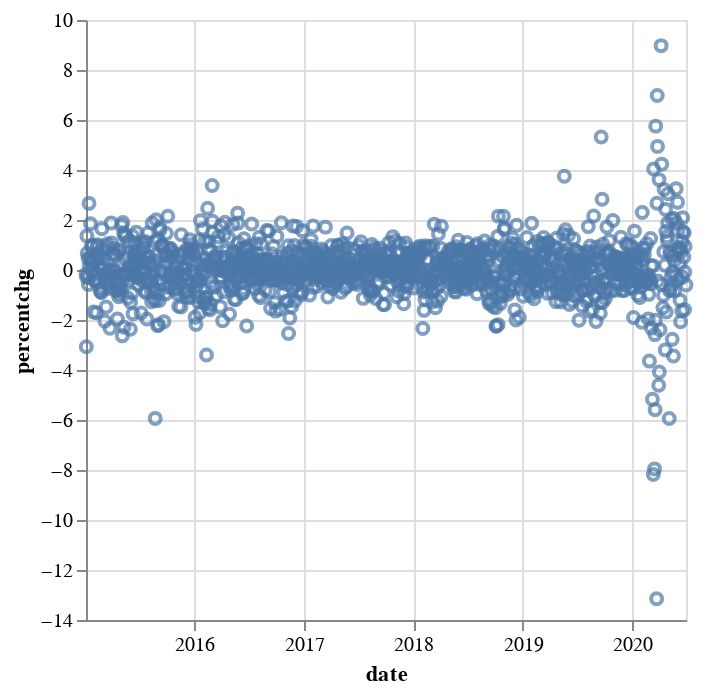

Notebook cell for this chart:
### Code cell
alt.Chart(altdata_closepercentchg2).mark_point().encode(
    x='date',
    y='percentchg'
)

### Figure 1 — Vega-Lite specification as saved in the notebook (floating-point values rounded to 4 significant figures; data arrays with more than 128 entries replaced by an {"elided": "..."} marker saying what was removed)
{"config": {"view": {"continuousWidth": 300, "continuousHeight": 300}}, "data": {"name": "data-090a482f78e4f7b4692d37929aba1c5c"}, "mark": {"type": "point"}, "encoding": {"x": {"field": "date", "type": "temporal"}, "y": {"field": "percentchg", "type": "quantitative"}}, "$schema": "https://vega.github.io/schema/vega-lite/v5.16.3.json", "datasets": {"data-090a482f78e4f7b4692d37929aba1c5c": {"elided": "1344 records"}}}
